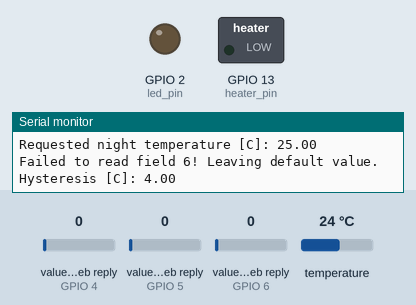
Bench run of a sketch on a simulated ESP8266 (NodeMCU). Shown: switched loads named in the sketch (green lamp = pin HIGH), output pins drawn as LEDs (lit = HIGH), the last lines printed to the serial monitor. Inputs (shaded band) come from the test bench; at power-on: temperature 24 °C, value in the web reply (sensors on GPIO 4, GPIO 5, GPIO 6) 0. WiFi joins after 1.5 s; servers stay silent unless stated; network time is answered at once with the bench clock; the local clock reads 2024-03-15 10:24:30 at power-on unless the sketch sets it; web services answer with replies made up by the test bench.

Above: at 7.1 s.
7.2 s: temperature set to 15.5 °C
21.8 s: temperature set to 14.5 °C
At 32.2 s:
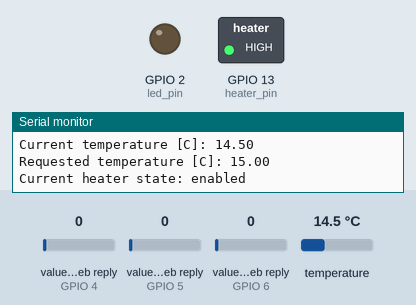
36.4 s: temperature set to 18.6 °C
51.0 s: temperature set to 19.6 °C
At 61.1 s:
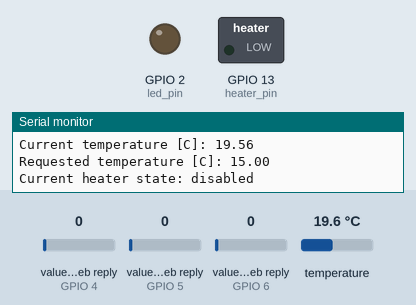
65.6 s: temperature set to 12 °C
At 77.2 s:
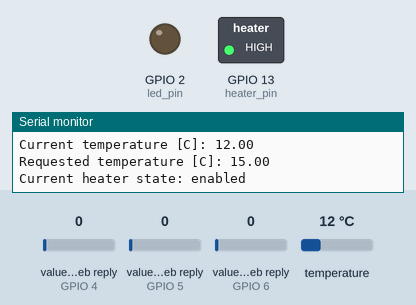
Timing chart, 0 to 78.7 s (numbered marks = the images above; inputs shaded):
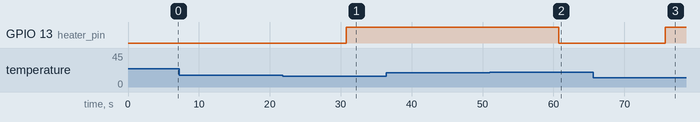

Measured:
- the behaviour switches between 15 and 14.9 °C on temperature (found by bisection; images 0 and 1)
- the behaviour switches between 19 and 19.1 °C on temperature (found by bisection; images 1 and 2)
- after the input at 21.8 s, GPIO 13 (heater_pin): LOW → HIGH after 9.0 s
- after the input at 51.0 s, GPIO 13 (heater_pin): HIGH → LOW after 9.8 s
- after the input at 65.6 s, GPIO 13 (heater_pin): LOW → HIGH after 10.2 s

The sketch:

thermostat.ino
```cpp
#include <DallasTemperature.h>
#include <ESP8266WiFi.h>
#include <OneWire.h>
#include <ThingSpeak.h>
#include <NTPClient.h>
#include <WiFiUdp.h>

const char *ssid = "ssid";
const char *password = "password";
const unsigned int max_retries = 3;
WiFiClient client;

const char *server = "api.thingspeak.com";
const unsigned long channel_id = 0;
const char *write_api_key = "write_api_key";
const char *read_api_key = "read_api_key";

const struct Fields {
  unsigned int current_temperature = 1;
  unsigned int heater_state = 2;
  unsigned int requested_temperature = 3;
  unsigned int requested_day_temperature = 4;
  unsigned int requested_night_temperature = 5;
  unsigned int hysteresis = 6;
} fields;

typedef unsigned long milliseconds_t;
const milliseconds_t posting_interval = 15L * 1000L;
milliseconds_t last_update_time = 0;

WiFiUDP ntp_udp;
NTPClient time_client(ntp_udp);

typedef int hours_t;
hours_t night_start = 21;
hours_t night_end = 8;

const unsigned int heater_pin = 13;
const unsigned int one_wire_pin = 12;
const unsigned int led_pin = 2;

OneWire one_wire(one_wire_pin);
DallasTemperature sensors(&one_wire);

bool heater_state = LOW;

typedef float celsius_degrees_t;
celsius_degrees_t current_temperature = 0.0f;
celsius_degrees_t requested_temperature = 0.0f;
celsius_degrees_t requested_day_temperature = 0.0f;
celsius_degrees_t requested_night_temperature = 0.0f;
celsius_degrees_t hysteresis = 0.0f;

void setup() {
  Serial.begin(9600);
  Serial.println();
  Serial.println();

  Serial.print("Night start [hh UTC]: ");
  Serial.println(night_start);

  Serial.print("Night end [hh UTC]: ");
  Serial.println(night_end);

  if (!connect_wifi()) {
    Serial.println("Failed to connect to WiFi!");
  }

  if (!set_parameters()) {
    Serial.println("Failed to set thermostat parameters!");
  }

  sensors.begin();
  pinMode(heater_pin, OUTPUT);
  pinMode(led_pin, OUTPUT);

  set_power_led();
}

bool connect_wifi() {
  if (WiFi.status() != WL_CONNECTED) {
    Serial.print("Connecting to ");
    Serial.println(ssid);
    for (unsigned int i = 1; i <= max_retries; ++i) {
      Serial.print("Attempt [");
      Serial.print(i);
      Serial.print("/");
      Serial.print(max_retries);
      Serial.println("]");

      WiFi.disconnect();
      WiFi.begin(ssid, password);
      delay(5000);

      if (WiFi.status() == WL_CONNECTED) {
        Serial.println("OK");
        ThingSpeak.begin(client);
        break;
      }
    }
  }
  return WiFi.status() == WL_CONNECTED;
}

bool set_parameters() {
  bool success = true;

  requested_day_temperature = get_parameter(fields.requested_day_temperature, 15.0f);
  Serial.print("Requested day temperature [C]: ");
  Serial.println(requested_day_temperature);

  requested_night_temperature = get_parameter(fields.requested_night_temperature, 25.0f);
  Serial.print("Requested night temperature [C]: ");
  Serial.println(requested_night_temperature);

  hysteresis = get_parameter(fields.hysteresis, 4.0f);
  Serial.print("Hysteresis [C]: ");
  Serial.println(hysteresis);

  return success;
}

float get_parameter(const unsigned int field, const float default_value) {
  float data = 0.0f;
  data = read_field(field);
  if (data == 0.0f) {
    Serial.print("Failed to read field ");
    Serial.print(field);
    Serial.println("! Leaving default value.");
    data = default_value;
  }
  return data;
}

float read_field(const unsigned int field) {
  float data = ThingSpeak.readFloatField(channel_id, field, read_api_key);
  if (ThingSpeak.getLastReadStatus() != OK_SUCCESS) {
    data = 0.0f;
  }
  return data;
}

void set_power_led() {
  digitalWrite(led_pin, LOW);
}

void loop() {
  if (!should_post_update()) return;
  last_update_time = millis();

  if (!set_current_time()) {
    Serial.println("Failed to set current time!");
  }
  Serial.print("Current time [hh:mm:ss UTC]: ");
  Serial.println(time_client.getFormattedTime());

  if (!set_current_temperature()) {
    Serial.println("Failed to set current temperature!");
    return;
  }
  Serial.print("Current temperature [C]: ");
  Serial.println(current_temperature);

  if (!set_requested_temperature()) {
    Serial.println("Failed to set requested temperature!");
    return;
  }
  Serial.print("Requested temperature [C]: ");
  Serial.println(requested_temperature);

  if (!set_heater_state()) {
    Serial.println("Failed to set heater state!");
    return;
  }
  Serial.print("Current heater state: ");
  Serial.println(heater_state ? "enabled" : "disabled");

  if (!connect_wifi()) {
    Serial.println("Failed to connect to WiFi!");
    return;
  }

  if (!write_fields()) {
    Serial.println("Failed to write fields to ThingSpeak!");
    return;
  }
}

bool should_post_update() {
  return millis() - last_update_time >= posting_interval;
}

bool set_current_time() {
  bool success = false;
  Serial.println("Updating time...");
  for (unsigned int i = 1; i <= max_retries; ++i) {
    Serial.print("Attempt [");
    Serial.print(i);
    Serial.print("/");
    Serial.print(max_retries);
    Serial.println("]");
    if (time_client.update()) {
      success = true;
      Serial.println("OK");
      break;
    }
    delay(5000);
  }
  return success;
}

bool set_current_temperature() {
  bool success = true;
  current_temperature = get_temperature();
  if (current_temperature == DEVICE_DISCONNECTED_C) {
    Serial.println("Thermometer disconnected!");
    success = false;
  }
  return success;
}

celsius_degrees_t get_temperature() {
  sensors.requestTemperatures();
  const byte first_device = 0;
  celsius_degrees_t temperature = sensors.getTempCByIndex(first_device);
  return temperature;
}

bool set_requested_temperature() {
  bool success = true;
  requested_temperature = is_night() ? requested_night_temperature : requested_day_temperature;
  return success;
}

bool is_night() {
  hours_t hours = time_client.getHours();
  return hours >= night_start || hours < night_end;
}

bool set_heater_state() {
  bool success = true;
  if (current_temperature < requested_temperature) {
    heater_state = HIGH;
  } else if (current_temperature > requested_temperature + hysteresis) {
    heater_state = LOW;
  }
  digitalWrite(heater_pin, heater_state);
  return success;
}

bool write_fields() {
  ThingSpeak.setField(fields.current_temperature, current_temperature);
  ThingSpeak.setField(fields.heater_state, heater_state);
  ThingSpeak.setField(fields.requested_temperature, requested_temperature);
  return ThingSpeak.writeFields(channel_id, write_api_key);
}
```
